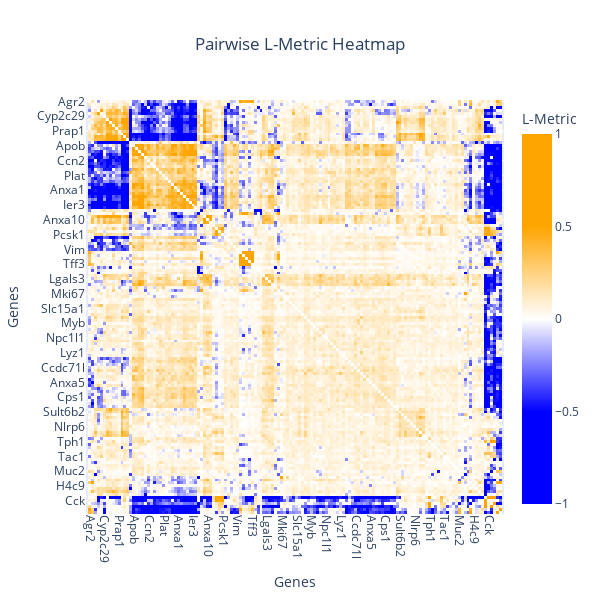

Notebook source saved alongside this figure:
### Code cell
# Perform hierarchical clustering using the average linkage method and Euclidean distance
calculator.perform_clustering(method='average', metric='euclidean')

# Plot the interactive clustered heatmap
calculator.plot_heatmap(interactive=True)

### Figure 1 — Plotly figure (JSON) as saved in the notebook; plotly's stock layout.template omitted (floating-point values rounded to 4 significant figures; data arrays with more than 128 entries replaced by an {"elided": "..."} marker saying what was removed)
{"data": [{"colorbar": {"title": {"text": "L-Metric"}}, "colorscale": [[0, "blue"], [0.25, "blue"], [0.5, "white"], [0.75, "orange"], [1, "orange"]], "hoverongaps": false, "reversescale": false, "type": "heatmap", "x": {"elided": "140 str values"}, "y": {"elided": "140 str values"}, "z": {"elided": "140x140 float values"}, "zmax": 1, "zmin": -1}], "layout": {"autosize": false, "height": 600, "title": {"text": "Pairwise L-Metric Heatmap", "x": 0.5}, "width": 600, "xaxis": {"tickangle": 90, "title": {"text": "Genes"}}, "yaxis": {"autorange": "reversed", "scaleanchor": "x", "title": {"text": "Genes"}}}}
